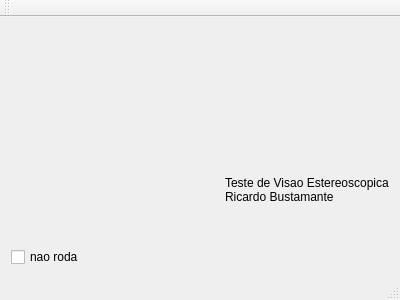
<?xml version="1.0" encoding="UTF-8"?>
<ui version="4.0">
 <class>MainWindow</class>
 <widget class="QMainWindow" name="MainWindow">
  <property name="geometry">
   <rect>
    <x>0</x>
    <y>0</y>
    <width>400</width>
    <height>300</height>
   </rect>
  </property>
  <property name="windowTitle">
   <string>MainWindow</string>
  </property>
  <widget class="QWidget" name="centralWidget">
   <layout class="QGridLayout" name="gridLayout">
    <item row="1" column="0">
     <widget class="QWidget" name="gl1" native="true">
      <property name="sizePolicy">
       <sizepolicy hsizetype="Expanding" vsizetype="Expanding">
        <horstretch>0</horstretch>
        <verstretch>0</verstretch>
       </sizepolicy>
      </property>
     </widget>
    </item>
    <item row="5" column="0">
     <widget class="QCheckBox" name="checkBox">
      <property name="text">
       <string>nao roda</string>
      </property>
     </widget>
    </item>
    <item row="3" column="0">
     <layout class="QHBoxLayout" name="horizontalLayout">
      <item>
       <widget class="QLabel" name="glFinal">
        <property name="sizePolicy">
         <sizepolicy hsizetype="Expanding" vsizetype="Expanding">
          <horstretch>0</horstretch>
          <verstretch>0</verstretch>
         </sizepolicy>
        </property>
        <property name="text">
         <string/>
        </property>
       </widget>
      </item>
      <item>
       <widget class="QLabel" name="label">
        <property name="text">
         <string>Teste de Visao Estereoscopica
Ricardo Bustamante</string>
        </property>
       </widget>
      </item>
     </layout>
    </item>
   </layout>
  </widget>
  <widget class="QMenuBar" name="menuBar">
   <property name="geometry">
    <rect>
     <x>0</x>
     <y>0</y>
     <width>400</width>
     <height>21</height>
    </rect>
   </property>
  </widget>
  <widget class="QToolBar" name="mainToolBar">
   <attribute name="toolBarArea">
    <enum>TopToolBarArea</enum>
   </attribute>
   <attribute name="toolBarBreak">
    <bool>false</bool>
   </attribute>
  </widget>
  <widget class="QStatusBar" name="statusBar"/>
 </widget>
 <layoutdefault spacing="6" margin="11"/>
 <resources/>
 <connections/>
</ui>
